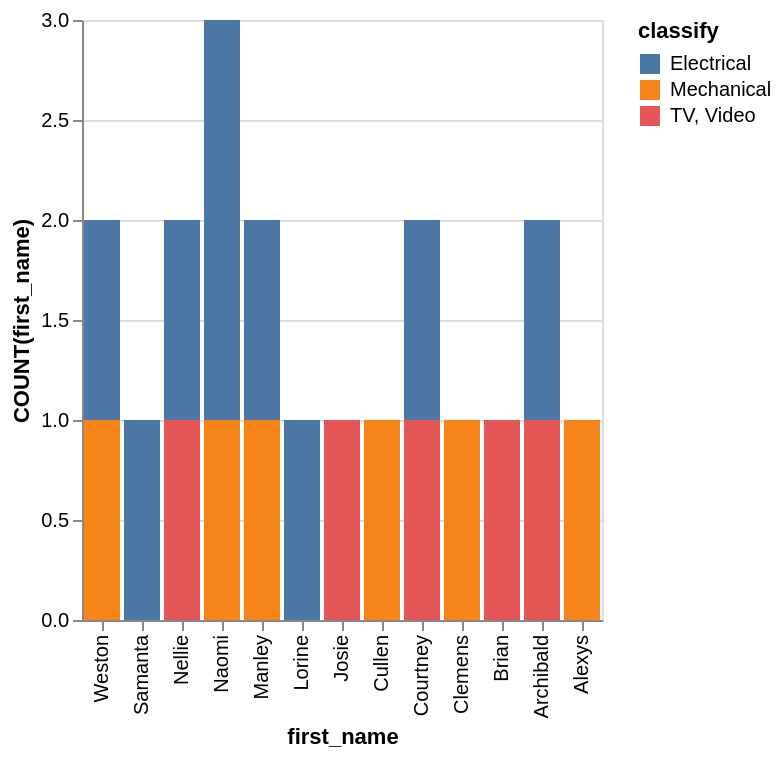

Here is the Vega-Lite specification saved for this chart:
### Vega-Lite specification from a JSON file in a GitHub repository (floating-point values rounded to 4 significant figures)
{"data": {"values": [{"x_data": "Weston", "y_data": 1, "classify": "Electrical"}, {"x_data": "Samanta", "y_data": 1, "classify": "Electrical"}, {"x_data": "Nellie", "y_data": 1, "classify": "Electrical"}, {"x_data": "Naomi", "y_data": 2, "classify": "Electrical"}, {"x_data": "Manley", "y_data": 1, "classify": "Electrical"}, {"x_data": "Lorine", "y_data": 1, "classify": "Electrical"}, {"x_data": "Josie", "y_data": 0, "classify": "Electrical"}, {"x_data": "Cullen", "y_data": 0, "classify": "Electrical"}, {"x_data": "Courtney", "y_data": 1, "classify": "Electrical"}, {"x_data": "Clemens", "y_data": 0, "classify": "Electrical"}, {"x_data": "Brian", "y_data": 0, "classify": "Electrical"}, {"x_data": "Archibald", "y_data": 1, "classify": "Electrical"}, {"x_data": "Alexys", "y_data": 0, "classify": "Electrical"}, {"x_data": "Weston", "y_data": 1, "classify": "Mechanical"}, {"x_data": "Samanta", "y_data": 0, "classify": "Mechanical"}, {"x_data": "Nellie", "y_data": 0, "classify": "Mechanical"}, {"x_data": "Naomi", "y_data": 1, "classify": "Mechanical"}, {"x_data": "Manley", "y_data": 1, "classify": "Mechanical"}, {"x_data": "Lorine", "y_data": 0, "classify": "Mechanical"}, {"x_data": "Josie", "y_data": 0, "classify": "Mechanical"}, {"x_data": "Cullen", "y_data": 1, "classify": "Mechanical"}, {"x_data": "Courtney", "y_data": 0, "classify": "Mechanical"}, {"x_data": "Clemens", "y_data": 1, "classify": "Mechanical"}, {"x_data": "Brian", "y_data": 0, "classify": "Mechanical"}, {"x_data": "Archibald", "y_data": 0, "classify": "Mechanical"}, {"x_data": "Alexys", "y_data": 1, "classify": "Mechanical"}, {"x_data": "Weston", "y_data": 0, "classify": "TV, Video"}, {"x_data": "Samanta", "y_data": 0, "classify": "TV, Video"}, {"x_data": "Nellie", "y_data": 1, "classify": "TV, Video"}, {"x_data": "Naomi", "y_data": 0, "classify": "TV, Video"}, {"x_data": "Manley", "y_data": 0, "classify": "TV, Video"}, {"x_data": "Lorine", "y_data": 0, "classify": "TV, Video"}, {"x_data": "Josie", "y_data": 1, "classify": "TV, Video"}, {"x_data": "Cullen", "y_data": 0, "classify": "TV, Video"}, {"x_data": "Courtney", "y_data": 1, "classify": "TV, Video"}, {"x_data": "Clemens", "y_data": 0, "classify": "TV, Video"}, {"x_data": "Brian", "y_data": 1, "classify": "TV, Video"}, {"x_data": "Archibald", "y_data": 1, "classify": "TV, Video"}, {"x_data": "Alexys", "y_data": 0, "classify": "TV, Video"}]}, "mark": "bar", "encoding": {"x": {"field": "x_data", "type": "nominal", "title": "first_name", "sort": "descending"}, "y": {"field": "y_data", "type": "quantitative", "title": "COUNT(first_name)"}, "color": {"field": "classify"}}}
